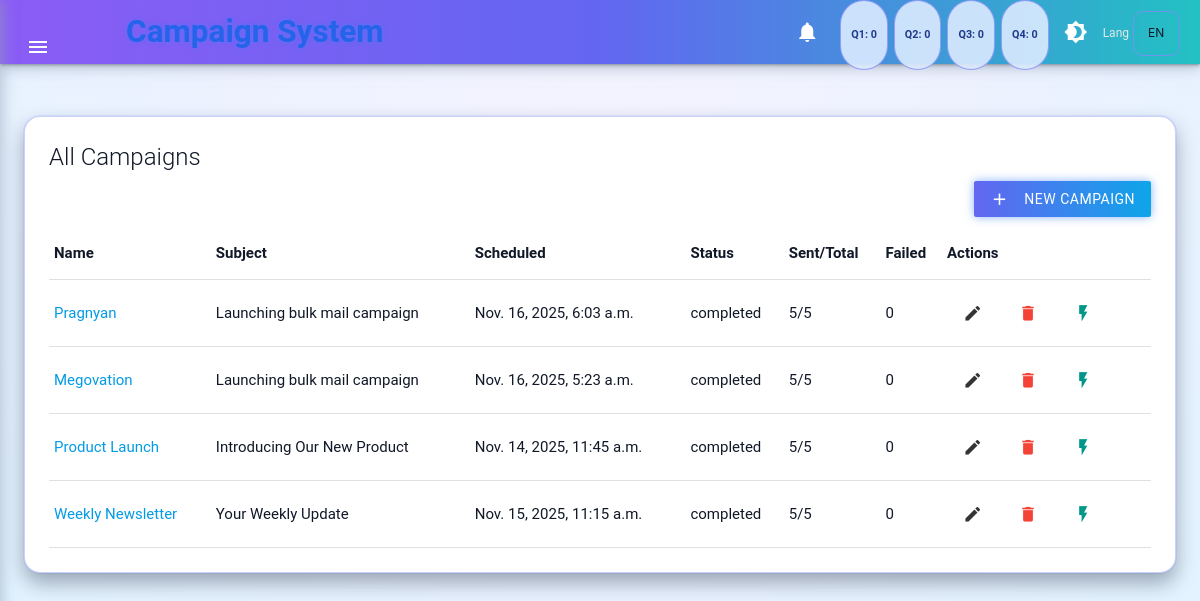
/campaigns/, run on an earlier commit of the app's database.
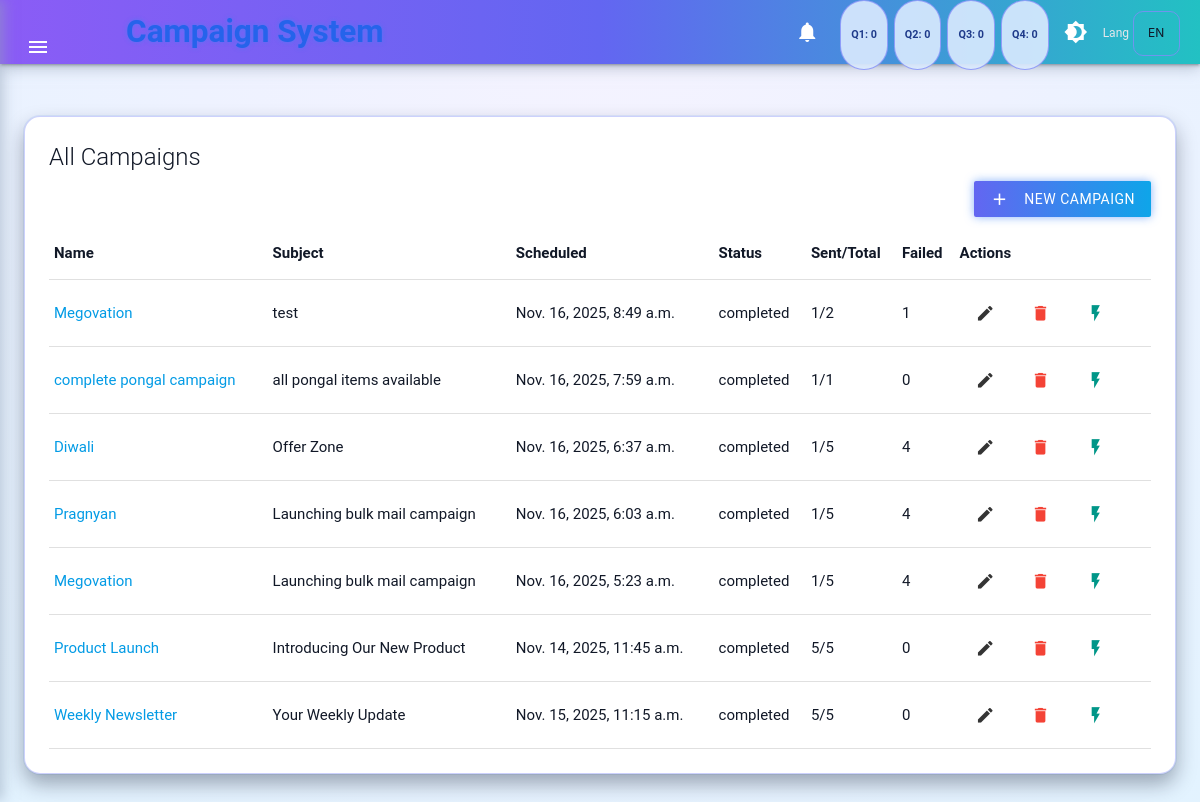
And on a later commit of the database.
### campaigns/models.py (models this page shows, shortened)
class Campaign(models.Model):
    class Status(models.TextChoices):
        DRAFT = "draft", "Draft"
        SCHEDULED = "scheduled", "Scheduled"
        IN_PROGRESS = "in_progress", "In Progress"
        COMPLETED = "completed", "Completed"
        FAILED = "failed", "Failed"
    name = models.CharField(max_length=255)
    subject = models.CharField(max_length=255)
    content = models.TextField(help_text="Plain text or HTML")
    scheduled_time = models.DateTimeField()
    status = models.CharField(
        max_length=20,
        choices=Status.choices,
        default=Status.DRAFT,
    )
    groups = models.ManyToManyField(
        RecipientGroup,
        related_name="campaigns",
        blank=True,
        help_text="Select which recipient groups this campaign should be sent to.",
    )
    created_at = models.DateTimeField(auto_now_add=True)
    updated_at = models.DateTimeField(auto_now=True)
    admin_report_sent = models.BooleanField(default=False)

### campaigns/views.py (the view)
# urls.py: path("campaigns/", views.campaign_list, name="campaign_list"),
def campaign_list(request):
    campaigns = []
    try:
        campaigns = Campaign.objects.annotate(
            total_recipients=Count("campaign_recipients"),
            sent_count=Count(
                "campaign_recipients",
                filter=Q(campaign_recipients__status="sent"),
            ),
            failed_count=Count(
                "campaign_recipients",
                filter=Q(campaign_recipients__status="failed"),
            ),
        ).order_by("-created_at")
    except Exception as exc:
        logger.error("Error loading campaign list: %s", exc, exc_info=True)
        messages.error(request, "Unable to load campaigns list.")
    return render(request, "campaigns/campaign_list.html", {"campaigns": campaigns})

### campaigns/context_processors.py (called while the page is built)
def quarterly_planned_counts(request):
    now = timezone.now()
    year = now.year
    qs = Campaign.objects.filter(
        status=Campaign.Status.SCHEDULED,
        scheduled_time__year=year,
    )
    def count_between(start_month, end_month):
        return qs.filter(
            scheduled_time__month__gte=start_month,
            scheduled_time__month__lte=end_month,
        ).count()
    counts = {
        "q1": count_between(1, 3),
        "q2": count_between(4, 6),
        "q3": count_between(7, 9),
        "q4": count_between(10, 12),
    }
    return {"planned_quarter_counts": counts}

### campaigns/templates/campaigns/campaign_list.html (shortened to what this page needs)
{% extends "campaigns/base.html" %}
{% block content %}
<div class="card neon-card">
  <div class="card-content">
    <span class="card-title">All Campaigns</span>
    <div class="right-align" style="margin-bottom: 10px;">
      <a href="{% url 'campaigns:campaign_create' %}" class="btn btn-neon waves-effect">
        <i class="material-icons left">add</i> New Campaign
      </a>
    </div>
    <table class="highlight responsive-table">
      <thead>
        <tr>
          <th>Name</th>
          <th>Subject</th>
          <th>Scheduled</th>
          <th>Status</th>
          <th>Sent/Total</th>
          <th>Failed</th>
          <th>Actions</th>
        </tr>
      </thead>
      <tbody>
      {% for c in campaigns %}
        <tr>
          <td><a href="{% url 'campaigns:campaign_detail' c.id %}">{{ c.name }}</a></td>
          <td>{{ c.subject }}</td>
          <td>{{ c.scheduled_time }}</td>
          <td><span class="chip-status">{{ c.status }}</span></td>
          <td>{{ c.sent_count }}/{{ c.total_recipients }}</td>
          <td>{{ c.failed_count }}</td>
          <td>
            <a href="{% url 'campaigns:campaign_update' c.id %}" class="btn-flat waves-effect">
              <i class="material-icons tiny">edit</i>
            </a>
            <a href="{% url 'campaigns:campaign_delete' c.id %}" class="btn-flat waves-effect red-text">
              <i class="material-icons tiny">delete</i>
            </a>
            <a href="{% url 'campaigns:campaign_trigger_now' c.id %}" class="btn-flat waves-effect teal-text">
              <i class="material-icons tiny">flash_on</i>
            </a>
          </td>
        </tr>
      {% empty %}
        <tr><td colspan="7">No campaigns found.</td></tr>
      {% endfor %}
      </tbody>
    </table>
  </div>
</div>
{% endblock %}

### campaigns/templates/campaigns/base.html (shortened to what this page needs)
<!DOCTYPE html>
<html lang="{{ LANGUAGE_CODE|default:'en' }}">
<head>
  <link
    rel="stylesheet"
    href="https://cdnjs.cloudflare.com/ajax/libs/materialize/1.0.0/css/materialize.min.css"
  />
</head>
<body>
  <nav aria-label="Top navigation">
    <div class="nav-wrapper">
      <button
        id="menu-toggle"
        class="btn-flat"
        style="margin-left:10px; border:none; background:none;"
        aria-label="Toggle side menu"
        aria-controls="side-menu"
        aria-expanded="false"
      >
        <i class="material-icons white-text">menu</i>
      </button>
      <a href="{% url 'campaigns:dashboard' %}" class="brand-logo" style="padding-left:60px;">
        <span class="neon-blue">Campaign System</span>
      </a>
      <ul class="right hide-on-med-and-down" style="margin-right:20px;">
        <li>
          <a href="{% url 'campaigns:campaign_list' %}"
             class="tooltipped"
             data-position="bottom"
             data-tooltip="Planned (scheduled) campaigns per quarter this year">
            <i class="material-icons white-text">notifications</i>
          </a>
        </li>
        <li><span class="quarter-badge">Q1: {{ planned_quarter_counts.q1|default:0 }}</span></li>
        <li><span class="quarter-badge">Q2: {{ planned_quarter_counts.q2|default:0 }}</span></li>
        <li><span class="quarter-badge">Q3: {{ planned_quarter_counts.q3|default:0 }}</span></li>
        <li><span class="quarter-badge">Q4: {{ planned_quarter_counts.q4|default:0 }}</span></li>
        <li>
          <a href="#" id="theme-toggle" class="tooltipped" data-position="bottom" data-tooltip="Toggle dark / light">
            <i class="material-icons white-text" id="theme-toggle-icon">brightness_4</i>
          </a>
        </li>
        <li>
          <form id="language-form" method="post" action="{% url 'set_language' %}" style="margin:0; padding:0;">
            <div class="lang-select-wrapper">
              <span class="lang-select-label">Lang</span>
              <select name="language" id="language-select">
                <option value="en">EN</option>
              </select>
            </div>
          </form>
        </li>
      </ul>
    </div>
  </nav>
  <div class="main-layout">
    <div class="main-content">
      {% block content %}{% endblock %}
    </div>
  </div>
</body>
</html>

### campaigns/templates/campaigns/base.html (style rules this page uses)
:root { --bg-body: radial-gradient(circle at top, #f5f3ff 0, #eef2ff 40%, #e2f3ff 100%); --bg-card: #ffffff; --text-main: #111827; --nav-gradient: linear-gradient(90deg, #8b5cf6, #6366f1, #22c1c3); --sidenav-bg: #f9fafb; --badge-bg: rgba(219, 234, 254, 0.9); --badge-border: rgba(129, 140, 248, 0.8); --label-color: #4b5563; --input-border-focus: #4f46e5; }
body { background: var(--bg-body); color: var(--text-main); font-family: "Roboto", system-ui, -apple-system, BlinkMacSystemFont, sans-serif; }
.neon-blue { color: #2563eb; text-shadow: 0 0 4px rgba(59, 130, 246, 0.6); font-weight: 600; }
nav .nav-wrapper { background: var(--nav-gradient); box-shadow: 0 4px 14px rgba(148, 163, 184, 0.6); }
nav .nav-wrapper ul li a { font-size: 0.85rem; }
.main-layout { display: block; }
.main-content { padding: 24px; max-width: 1200px; margin: 20px auto; }
.card.neon-card { background: var(--bg-card); border-radius: 16px; border: 1px solid rgba(129, 140, 248, 0.4); box-shadow: 0 10px 20px rgba(15, 23, 42, 0.35), 0 0 0 1px rgba(59, 130, 246, 0.1); }
.card-title { font-size: 1.3rem; font-weight: 600; color: var(--text-main); }
.btn-neon { background: linear-gradient(90deg, #6366f1, #0ea5e9); box-shadow: 0 0 10px rgba(59, 130, 246, 0.6); }
.quarter-badge { display: inline-block; margin-left: 6px; padding: 2px 10px; border-radius: 999px; background: var(--badge-bg); border: 1px solid var(--badge-border); color: #1e3a8a; font-size: 0.72rem; font-weight: 600; }
input[type=text], input[type=email], input[type=datetime-local], input[type=number], textarea, select { color: var(--text-main) !important; }
::placeholder { color: #9ca3af !important; }
.lang-select-wrapper { display: inline-flex; align-items: center; }
.lang-select-wrapper select { background: transparent; border: none; color: white; font-size: 0.8rem; padding-right: 18px; }
.lang-select-label { color: #e5e7eb; font-size: 0.8rem; margin-right: 4px; }
select { display: block !important; background: var(--bg-card); border: 1px solid rgba(129, 140, 248, 0.8) !important; border-radius: 10px !important; padding: 12px 14px !important; color: var(--text-main) !important; appearance: none !important; -webkit-appearance: none !important; -moz-appearance: none !important; background-position: right 10px center; background-repeat: no-repeat; background-size: 18px; }

What changed in the data, as far as the page shows it:
added Campaign: name "Megovation", subject "test", scheduled_time "Nov. 16, 2025, 8:49 a.m.", status "completed", sent_count "1", total_recipients "2", failed_count "1"
added Campaign: name "complete pongal campaign", subject "all pongal items available", scheduled_time "Nov. 16, 2025, 7:59 a.m.", status "completed", sent_count "1", total_recipients "1", failed_count "0"
added Campaign: name "Diwali", subject "Offer Zone", scheduled_time "Nov. 16, 2025, 6:37 a.m.", status "completed", sent_count "1", total_recipients "5", failed_count "4"
computed for Campaign "Pragnyan": sent_count "5" → "1"; failed_count "0" → "4"
computed for Campaign "Nov. 16, 2025, 5:23 a.m.": sent_count "5" → "1"; failed_count "0" → "4"
